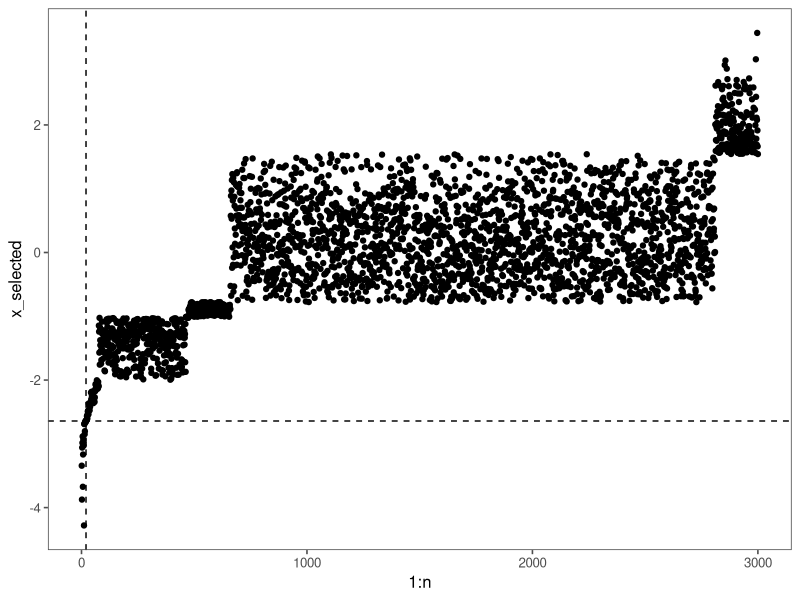
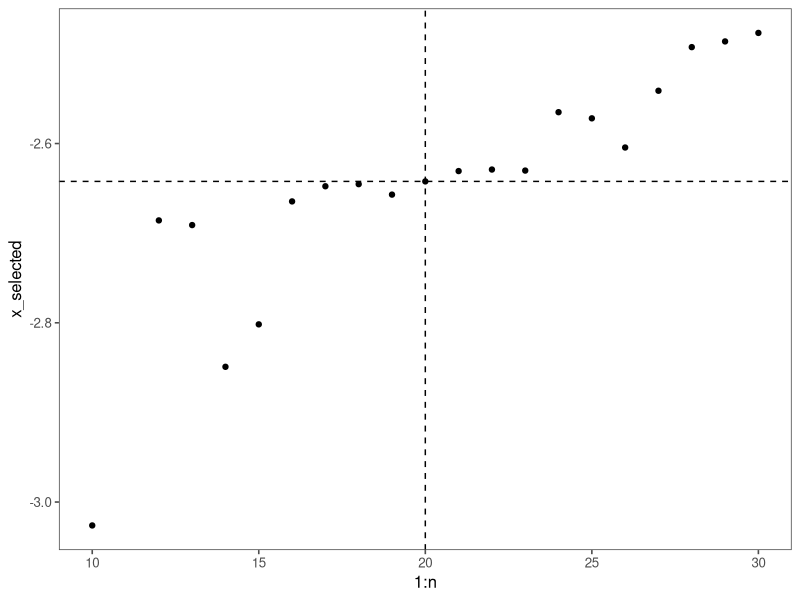

Generate these figures, in order, with R: (Note: this script raises an error after producing the figures.)
## ---- chunk 1

suppressPackageStartupMessages({
  library(tidyverse)
  library(ggthemes)
  library(microbenchmark)
})

## ---- chunk 2

set.seed(3737)
theme_set(theme_few())

## ---- chunk 3

n <- 3000  # Number of samples
k <- 20  # How many to select
zoom.margin <- 10  # Margin for zoomed-in plot

## ---- chunk 4

x <- rnorm(n = n)  # samples

## ---- chunk 5

x_selected <- sort(x, partial = k)

## ---- chunk 6

gp <-
  qplot(1:n, x_selected) +
    geom_vline(xintercept = k, linetype = 2) +
    geom_hline(yintercept = x_selected[k], linetype = 2)
gp

## ---- chunk 7

gp +
  xlim(k - zoom.margin, k + zoom.margin) +
  ylim(x_selected[k - zoom.margin], x_selected[k + zoom.margin])

## ---- chunk 8

microbenchmark(
  sort(x, partial = k),
  sort(x, partial = length(x) - k),
  sort(x)
)

## ---- chunk 9

time_partial_sort <- function(n) {
  samples_n <- samples[1:n]
  then = proc.time()
  sort(samples_n, partial = k)
  return(proc.time() - then)
}

## ---- chunk 10

problem_sizes <- round(10^(seq(5, 8, length.out = 50)))

## ---- chunk 11

samples <- rnorm(n = max(problem_sizes))

## ---- chunk 12

timings <-
  t(sapply(problem_sizes, time_partial_sort)) %>%
  as.data.frame() %>%
  mutate(n = problem_sizes)

## ---- chunk 13

ggplot(timings, aes(x = n, y = elapsed)) +
  geom_point() +
  geom_smooth(method = 'lm')

## ---- chunk 14

sort(x, partial = k, index.return = TRUE)

## ---- chunk 15

kth <- sort(x, partial = k)[k]
kth
indexes <- which(x <= kth)
indexes
x[indexes]

